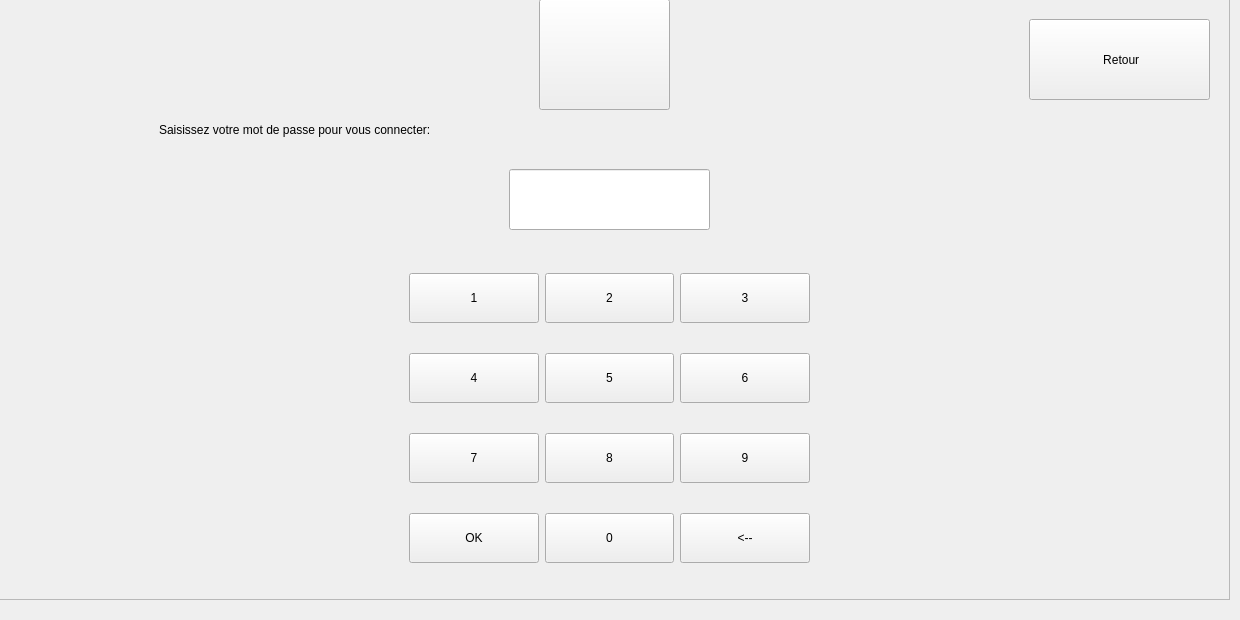
    <widget class="QWidget" name="page_connection">
     <widget class="QFrame" name="frame">
      <property name="geometry">
       <rect>
        <x>-1</x>
        <y>-11</y>
        <width>1231</width>
        <height>611</height>
       </rect>
      </property>
      <property name="frameShape">
       <enum>QFrame::StyledPanel</enum>
      </property>
      <property name="frameShadow">
       <enum>QFrame::Raised</enum>
      </property>
      <widget class="QWidget" name="gridLayoutWidget">
       <property name="geometry">
        <rect>
         <x>410</x>
         <y>260</y>
         <width>401</width>
         <height>340</height>
        </rect>
       </property>
       <layout class="QGridLayout" name="gridLayout">
        <item row="0" column="0">
         <widget class="QPushButton" name="Button_1">
          <property name="minimumSize">
           <size>
            <width>0</width>
            <height>50</height>
           </size>
          </property>
          <property name="text">
           <string>1</string>
          </property>
         </widget>
        </item>
        <item row="0" column="1">
         <widget class="QPushButton" name="Button_2">
          <property name="minimumSize">
           <size>
            <width>0</width>
            <height>50</height>
           </size>
          </property>
          <property name="text">
           <string>2</string>
          </property>
         </widget>
        </item>
        <item row="0" column="2">
         <widget class="QPushButton" name="Button_3">
          <property name="minimumSize">
           <size>
            <width>0</width>
            <height>50</height>
           </size>
          </property>
          <property name="text">
           <string>3</string>
          </property>
         </widget>
        </item>
        <item row="2" column="1">
         <widget class="QPushButton" name="Button_8">
          <property name="minimumSize">
           <size>
            <width>0</width>
            <height>50</height>
           </size>
          </property>
          <property name="text">
           <string>8</string>
          </property>
         </widget>
        </item>
        <item row="2" column="0">
         <widget class="QPushButton" name="Button_7">
          <property name="minimumSize">
           <size>
            <width>0</width>
            <height>50</height>
           </size>
          </property>
          <property name="text">
           <string>7</string>
          </property>
         </widget>
        </item>
        <item row="1" column="0">
         <widget class="QPushButton" name="Button_4">
          <property name="minimumSize">
           <size>
            <width>0</width>
            <height>50</height>
           </size>
          </property>
          <property name="text">
           <string>4</string>
          </property>
         </widget>
        </item>
        <item row="1" column="2">
         <widget class="QPushButton" name="Button_6">
          <property name="minimumSize">
           <size>
            <width>0</width>
            <height>50</height>
           </size>
          </property>
          <property name="text">
           <string>6</string>
          </property>
         </widget>
        </item>
        <item row="1" column="1">
         <widget class="QPushButton" name="Button_5">
          <property name="minimumSize">
           <size>
            <width>0</width>
            <height>50</height>
           </size>
          </property>
          <property name="text">
           <string>5</string>
          </property>
         </widget>
        </item>
        <item row="3" column="0">
         <widget class="QPushButton" name="Button_ok">
          <property name="minimumSize">
           <size>
            <width>0</width>
            <height>50</height>
           </size>
          </property>
          <property name="text">
           <string>OK</string>
          </property>
         </widget>
        </item>
        <item row="3" column="1">
         <widget class="QPushButton" name="Button_0">
          <property name="minimumSize">
           <size>
            <width>0</width>
            <height>50</height>
           </size>
          </property>
          <property name="text">
           <string>0</string>
          </property>
         </widget>
        </item>
        <item row="2" column="2">
         <widget class="QPushButton" name="Button_9">
          <property name="minimumSize">
           <size>
            <width>0</width>
            <height>50</height>
           </size>
          </property>
          <property name="text">
           <string>9</string>
          </property>
         </widget>
        </item>
        <item row="3" column="2">
         <widget class="QPushButton" name="Button_rm">
          <property name="minimumSize">
           <size>
            <width>0</width>
            <height>50</height>
           </size>
          </property>
          <property name="text">
           <string>&lt;--</string>
          </property>
         </widget>
        </item>
       </layout>
      </widget>
      <widget class="QLineEdit" name="Champ_mdp">
       <property name="geometry">
        <rect>
         <x>510</x>
         <y>180</y>
         <width>201</width>
         <height>61</height>
        </rect>
       </property>
       <property name="styleSheet">
        <string notr="true">font: 30pt &quot;Ubuntu&quot;;
text-align: center;</string>
       </property>
       <property name="text">
        <string/>
       </property>
       <property name="alignment">
        <set>Qt::AlignCenter</set>
       </property>
      </widget>
      <widget class="QLabel" name="label_6">
       <property name="geometry">
        <rect>
         <x>160</x>
         <y>110</y>
         <width>901</width>
         <height>61</height>
        </rect>
       </property>
       <property name="styleSheet">
        <string notr="true">font: 30pt &quot;Ubuntu&quot;;
text-align: center;</string>
       </property>
       <property name="text">
        <string>Saisissez votre mot de passe pour vous connecter:</string>
       </property>
      </widget>
      <widget class="QPushButton" name="Button_retour">
       <property name="geometry">
        <rect>
         <x>1030</x>
         <y>30</y>
         <width>181</width>
         <height>81</height>
        </rect>
       </property>
       <property name="styleSheet">
        <string notr="true">font: 30pt &quot;Ubuntu&quot;;</string>
       </property>
       <property name="text">
        <string> Retour</string>
       </property>
       <property name="icon">
        <iconset>
         <normaloff>../build-tp_note-Desktop_Qt_5_8_0_GCC_64bit-Debug/ressources/retour.png</normaloff>../build-tp_note-Desktop_Qt_5_8_0_GCC_64bit-Debug/ressources/retour.png</iconset>
       </property>
       <property name="iconSize">
        <size>
         <width>32</width>
         <height>32</height>
        </size>
       </property>
      </widget>
      <widget class="QPushButton" name="Button_urgence3">
       <property name="geometry">
        <rect>
         <x>540</x>
         <y>10</y>
         <width>131</width>
         <height>111</height>
        </rect>
       </property>
       <property name="text">
        <string/>
       </property>
       <property name="icon">
        <iconset>
         <normaloff>../build-tp_note-Desktop_Qt_5_8_0_GCC_64bit-Debug/ressources/stop.png</normaloff>../build-tp_note-Desktop_Qt_5_8_0_GCC_64bit-Debug/ressources/stop.png</iconset>
       </property>
       <property name="iconSize">
        <size>
         <width>100</width>
         <height>100</height>
        </size>
       </property>
      </widget>
     </widget>
    </widget>
